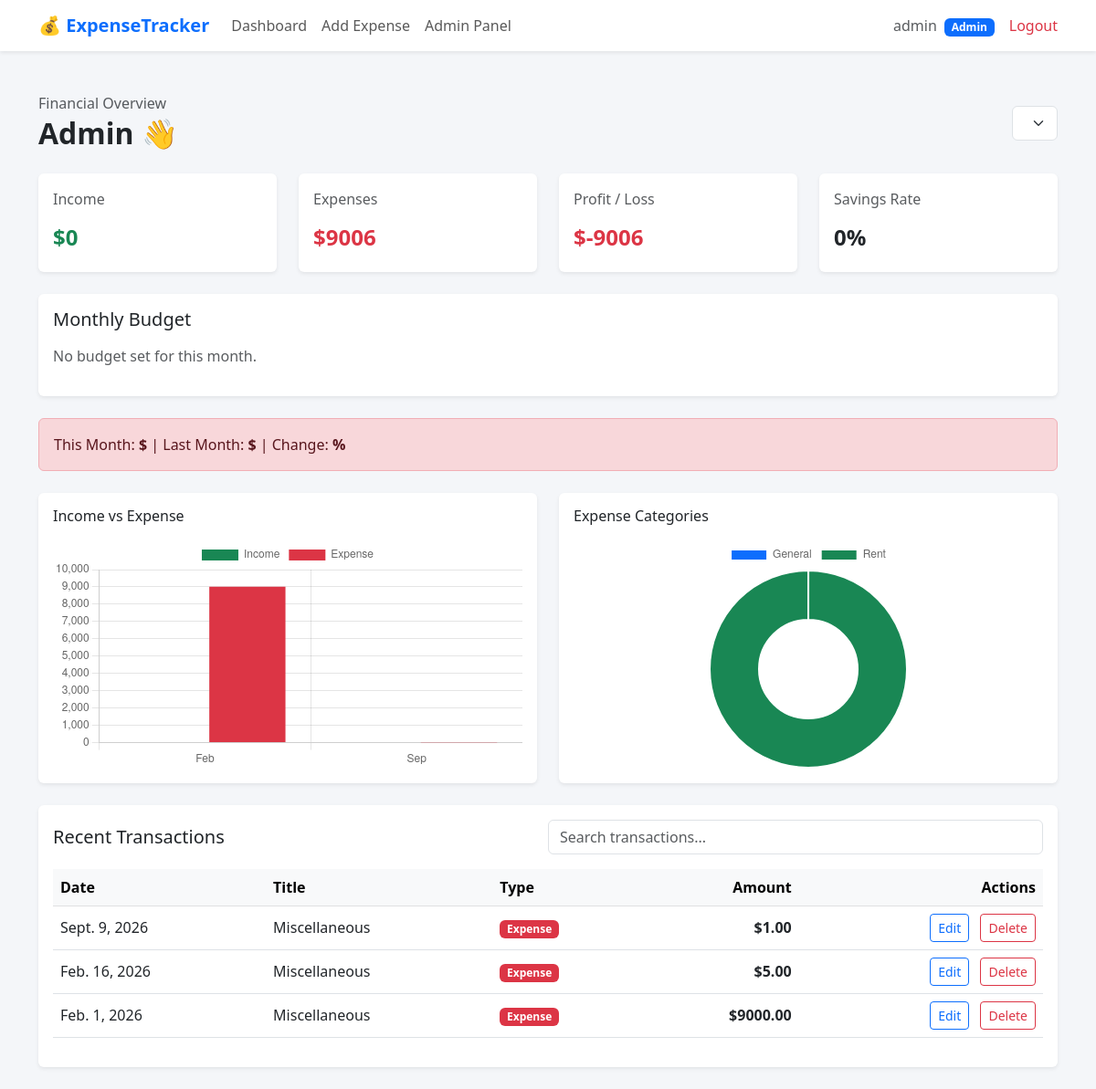
The page /dashboard/ (signed in) on the database its author committed.
### app/models.py (models this page shows)
class Expense(models.Model):
    TRANSACTION_TYPES = [
        ('expense', 'Expense'),
        ('income', 'Income'),
    ]
    user = models.ForeignKey(User, on_delete=models.CASCADE)
    title = models.CharField(max_length=200)
    amount = models.DecimalField(max_digits=10, decimal_places=2)
    date = models.DateField()
    category = models.ForeignKey(Category, on_delete=models.SET_NULL, null=True)
    description = models.TextField(blank=True)
    type = models.CharField(
        max_length=10,
        choices=TRANSACTION_TYPES,
        default='expense'
    )
    class Meta:
        indexes = [
            models.Index(fields=['user', '-date']),
        ]
        ordering = ['-date']

### app/views.py (the view)
# urls.py: path('dashboard/', views.dashboard, name='index'),
@login_required
def dashboard(request):
    selected_year = request.GET.get('year')
    selected_year = int(selected_year) if selected_year else date.today().year
    expenses = Expense.objects.filter(
        user=request.user,
        date__year=selected_year
    )
    today = date.today()
    current_month_expenses = expenses.filter(
        date__month=today.month,
        type='expense'
    )
    monthly_spent = current_month_expenses.aggregate(
        Sum('amount')
    )['amount__sum'] or 0
    budget_obj = MonthlyBudget.objects.filter(
        user=request.user,
        year=today.year,
        month=today.month
    ).first()
    budget_amount = budget_obj.amount if budget_obj else 0
    remaining_budget = budget_amount - monthly_spent
    budget_percentage = (
        (monthly_spent / budget_amount * 100)
        if budget_amount > 0 else 0
    )
    income_total = expenses.filter(type='income').aggregate(
        Sum('amount')
    )['amount__sum'] or 0
    expense_total = expenses.filter(type='expense').aggregate(
        Sum('amount')
    )['amount__sum'] or 0
    profit = income_total - expense_total
    savings_rate = (profit / income_total * 100) if income_total > 0 else 0
    category_data = (
        expenses.filter(type='expense')
        .values('category__name')
        .annotate(total=Sum('amount'))
    )
    labels = [item['category__name'] or "General" for item in category_data]
    data = [float(item['total']) for item in category_data]
    monthly_data = (
        expenses
        .annotate(month=TruncMonth('date'))
        .values('month')
        .annotate(
            income=Sum('amount', filter=Q(type='income')),
            expense=Sum('amount', filter=Q(type='expense')),
        )
        .order_by('month')
    )
    monthly_labels = []
    monthly_income = []
    monthly_expense = []
    for item in monthly_data:
        monthly_labels.append(item['month'].strftime('%b'))
        monthly_income.append(float(item['income'] or 0))
        monthly_expense.append(float(item['expense'] or 0))
    expenses = expenses.order_by('-date')
    paginator = Paginator(expenses, 10)
    page_number = request.GET.get('page')
    page_obj = paginator.get_page(page_number)
    return render(request, 'app/dashboard.html', {
        'income_total': income_total,
        'expense_total': expense_total,
        'profit': profit,
        'savings_rate': round(savings_rate, 2),
        'budget_amount': budget_amount,
        'monthly_spent': monthly_spent,
        'remaining_budget': remaining_budget,
        'budget_percentage': round(budget_percentage, 2),
        'labels': json.dumps(labels),
        'data': json.dumps(data),
        'monthly_labels': json.dumps(monthly_labels),
        'monthly_income': json.dumps(monthly_income),
        'monthly_expense': json.dumps(monthly_expense),
        'selected_year': selected_year,
        'page_obj': page_obj,
    })

### app/templates/app/dashboard.html (shortened to what this page needs)
{% extends 'base.html' %}
{% block content %}
<div class="container py-4">
    <div class="d-flex justify-content-between align-items-center mb-4">
        <div>
            <h6 class="text-muted mb-1">Financial Overview</h6>
            <h2 class="fw-bold mb-0">
                {{ request.user.username|title }} 👋
            </h2>
        </div>
        <form method="get">
            <select name="year" class="form-select" onchange="this.form.submit()">
            </select>
        </form>
    </div>
    <div class="row g-4 mb-4">
        <div class="col-md-3">
            <div class="card shadow-sm border-0">
                <div class="card-body">
                    <p class="text-muted">Income</p>
                    <h4 class="text-success fw-bold">${{ income_total }}</h4>
                </div>
            </div>
        </div>
        <div class="col-md-3">
            <div class="card shadow-sm border-0">
                <div class="card-body">
                    <p class="text-muted">Expenses</p>
                    <h4 class="text-danger fw-bold">${{ expense_total }}</h4>
                </div>
            </div>
        </div>
        <div class="col-md-3">
            <div class="card shadow-sm border-0">
                <div class="card-body">
                    <p class="text-muted">Profit / Loss</p>
                    <h4 class="fw-bold {% if profit >= 0 %}text-success{% else %}text-danger{% endif %}">
                        ${{ profit }}
                    </h4>
                </div>
            </div>
        </div>
        <div class="col-md-3">
            <div class="card shadow-sm border-0">
                <div class="card-body">
                    <p class="text-muted">Savings Rate</p>
                    <h4 class="fw-bold">{{ savings_rate }}%</h4>
                </div>
            </div>
        </div>
    </div>
    <div class="card shadow-sm border-0 mb-4">
        <div class="card-body">
            <h5 class="mb-3">Monthly Budget</h5>
            {% if budget_amount > 0 %}
                <p>
                    Budget: <strong>${{ budget_amount }}</strong><br>
                    Spent: <strong>${{ monthly_spent }}</strong><br>
                    Remaining:
                    <strong class="{% if remaining_budget < 0 %}text-danger{% else %}text-success{% endif %}">
                        ${{ remaining_budget }}
                    </strong>
                </p>
                <div class="progress" style="height: 20px;">
                    <div class="progress-bar
                        {% if budget_percentage > 100 %}
                            bg-danger
                        {% elif budget_percentage > 75 %}
                            bg-warning
                        {% else %}
                            bg-success
                        {% endif %}"
                        style="width: {{ budget_percentage }}%;">
                        {{ budget_percentage }}%
                    </div>
                </div>
            {% else %}
                <p class="text-muted">No budget set for this month.</p>
            {% endif %}
        </div>
    </div>
    <div class="alert {% if change_percentage >= 0 %}alert-success{% else %}alert-danger{% endif %} mb-4">
        This Month: <strong>${{ this_month }}</strong> |
        Last Month: <strong>${{ last_month }}</strong> |
        Change: <strong>{{ change_percentage }}%</strong>
    </div>
    <div class="row g-4 mb-4">
        <div class="col-md-6">
            <div class="card shadow-sm border-0 h-100">
                <div class="card-body">
                    <h6 class="mb-3">Income vs Expense</h6>
                    <div style="height:250px;">
                        <canvas id="incomeExpenseChart"></canvas>
                    </div>
                </div>
            </div>
        </div>
        <div class="col-md-6">
            <div class="card shadow-sm border-0 h-100">
                <div class="card-body">
                    <h6 class="mb-3">Expense Categories</h6>
                    <div style="height:250px;">
                        <canvas id="categoryChart"></canvas>
                    </div>
                </div>
            </div>
        </div>
    </div>
    <div class="card shadow-sm border-0">
        <div class="card-body">
            <div class="d-flex justify-content-between align-items-center mb-3">
                <h5 class="mb-0">Recent Transactions</h5>
                <input type="text"
                       id="expenseSearch"
                       class="form-control w-50"
                       placeholder="Search transactions...">
            </div>
            <div class="table-responsive">
                <table class="table table-hover align-middle">
                    <thead class="table-light">
                        <tr>
                            <th>Date</th>
                            <th>Title</th>
                            <th>Type</th>
                            <th class="text-end">Amount</th>
                            <th class="text-end">Actions</th>
                        </tr>
                    </thead>
                    <tbody>
                        {% for expense in page_obj %}
                        <tr class="expense-row">
                            <td>{{ expense.date }}</td>
                            <td>{{ expense.title }}</td>
                            <td>
                                <span class="badge {% if expense.type == 'income' %}bg-success{% else %}bg-danger{% endif %}">
                                    {{ expense.type|title }}
                                </span>
                            </td>
                            <td class="text-end fw-semibold">${{ expense.amount }}</td>
                            <td class="text-end">
                                <a href="{% url 'edit-expense' expense.pk %}"
                                   class="btn btn-sm btn-outline-primary me-2">Edit</a>
                                <form action="{% url 'delete-expense' expense.pk %}"
                                      method="post"
                                      class="d-inline">
                                    <button type="submit"
                                            class="btn btn-sm btn-outline-danger"
                                            onclick="return confirm('Delete this expense?');">
                                        Delete
                                    </button>
                                </form>
                            </td>
                        </tr>
                        {% empty %}
                        <tr>
                            <td colspan="5" class="text-center text-muted py-4">
                                No transactions yet.
                            </td>
                        </tr>
                        {% endfor %}
                    </tbody>
                </table>
            </div>
        </div>
    </div>
</div>
{% endblock %}
{% block scripts %}
<script>
const monthlyLabels = {{ monthly_labels|default:"[]"|safe }};
const monthlyIncome = {{ monthly_income|default:"[]"|safe }};
const monthlyExpense = {{ monthly_expense|default:"[]"|safe }};
const categoryLabels = {{ labels|default:"[]"|safe }};
const categoryData = {{ data|default:"[]"|safe }};
// Income vs Expense
new Chart(document.getElementById('incomeExpenseChart'), {
    type: 'bar',
    data: {
        labels: monthlyLabels,
        datasets: [
            { label: 'Income', data: monthlyIncome, backgroundColor: '#198754' },
            { label: 'Expense', data: monthlyExpense, backgroundColor: '#dc3545' }
        ]
    },
    options: {
        responsive: true,
        maintainAspectRatio: false
    }
});
// Category
if (categoryData.length > 0) {
    new Chart(document.getElementById('categoryChart'), {
        type: 'doughnut',
        data: {
            labels: categoryLabels,
            datasets: [{
                data: categoryData,
                backgroundColor: [
                    '#0d6efd','#198754','#dc3545',
                    '#ffc107','#6f42c1','#fd7e14'
                ]
            }]
        },
        options: {
            responsive: true,
            maintainAspectRatio: false
        }
    });
}
// Search
document.getElementById('expenseSearch').addEventListener('keyup', function() {
    const value = this.value.toLowerCase();
    document.querySelectorAll('.expense-row').forEach(row => {
        row.style.display = row.innerText.toLowerCase().includes(value) ? '' : 'none';
    });
});
</script>
{% endblock %}

### app/templates/base.html (shortened to what this page needs)
<!DOCTYPE html>
<html lang="en">
<head>
    <link href="https://cdn.jsdelivr.net/npm/bootstrap@5.3.0/dist/css/bootstrap.min.css" rel="stylesheet">
</head>
<body>
<nav class="navbar navbar-expand-lg navbar-light bg-white shadow-sm">
    <div class="container">
        <a class="navbar-brand text-primary" href="{% url 'home' %}">
            💰 ExpenseTracker
        </a>
        <div class="collapse navbar-collapse" id="navbarNav">
            {% if user.is_authenticated %}
            <ul class="navbar-nav me-auto">
                <li class="nav-item">
                    <a class="nav-link" href="{% url 'index' %}">
                        Dashboard
                    </a>
                </li>
                <li class="nav-item">
                    <a class="nav-link" href="{% url 'add-expense' %}">
                        Add Expense
                    </a>
                </li>
                {% if user.is_staff %}
                <li class="nav-item">
                    <a class="nav-link" href="{% url 'admin-dashboard' %}">
                        Admin Panel
                    </a>
                </li>
                {% endif %}
            </ul>
            {% endif %}
            <ul class="navbar-nav ms-auto">
                {% if user.is_authenticated %}
                <li class="nav-item me-3 align-self-center">
                    <span class="text-muted">
                        {{ request.user.username }}
                        {% if user.is_staff %}
                            <span class="badge bg-primary ms-1">Admin</span>
                        {% endif %}
                    </span>
                </li>
                <li class="nav-item">
                    <form method="post" action="{% url 'logout' %}">
                        <button class="btn btn-link nav-link text-danger p-0">
                            Logout
                        </button>
                    </form>
                </li>
                {% else %}
                <li class="nav-item">
                    <a class="nav-link" href="{% url 'login' %}">
                        Login
                    </a>
                </li>
                {% endif %}
            </ul>
        </div>
    </div>
</nav>
<main>
    {% block content %}{% endblock %}
</main>
{% block scripts %}{% endblock %}
</body>
</html>

### app/templates/base.html (style rules this page uses)
body { background-color: #f4f6f9; }
.navbar-brand { font-weight: bold; }

### rows shown on the page
Expense: date "Sept. 9, 2026", title "Miscellaneous", type "Expense", amount "1.00"
Expense: date "Feb. 16, 2026", title "Miscellaneous", type "Expense", amount "5.00"
Expense: date "Feb. 1, 2026", title "Miscellaneous", type "Expense", amount "9000.00"

### other values the page prints
{{ request.user.username }} "admin"
{{ request.user.username|title }} "Admin"
{{ income_total }} "0"
{{ expense_total }} "9006"
{{ profit }} "-9006"
{{ savings_rate }} "0"
chart data {{ monthly_labels|default:"[]"|safe }} ["Feb", "Sep"]
chart data {{ monthly_income|default:"[]"|safe }} [0.0, 0.0]
chart data {{ monthly_expense|default:"[]"|safe }} [9005.0, 1.0]
